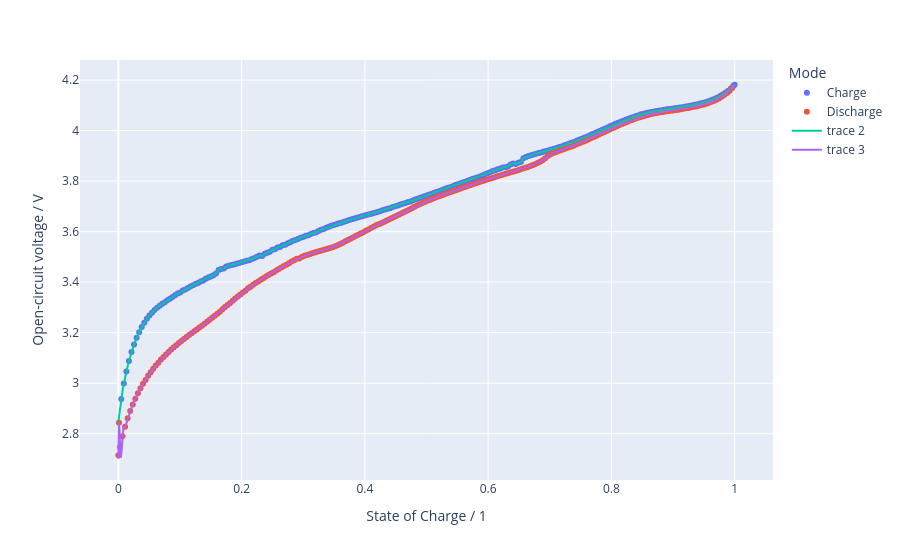
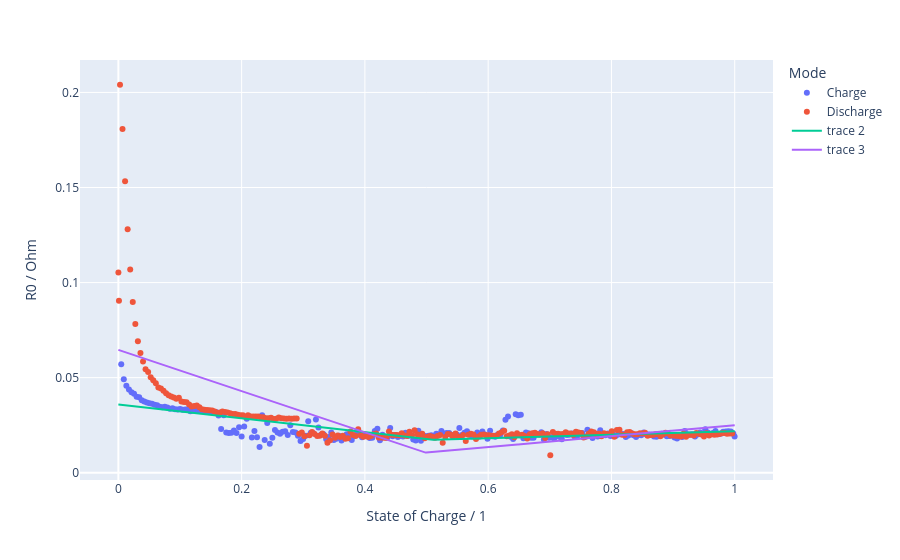
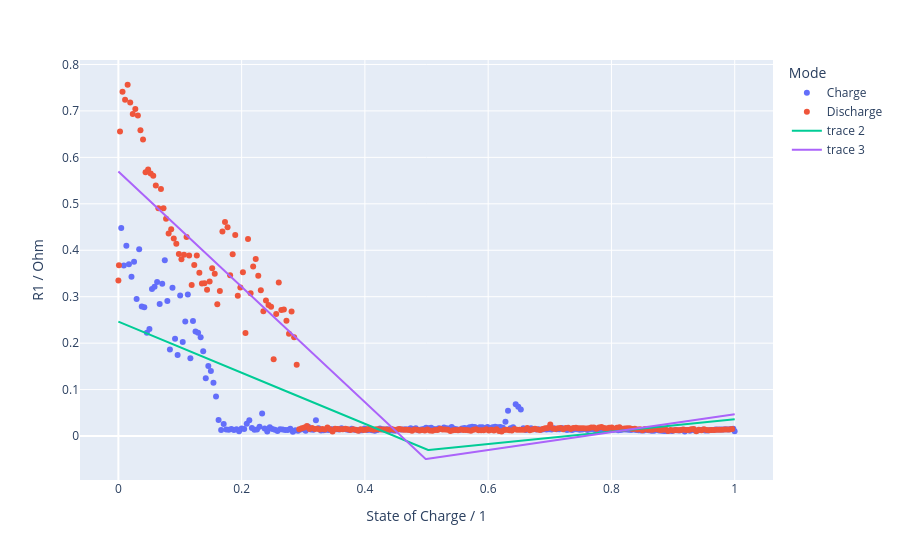
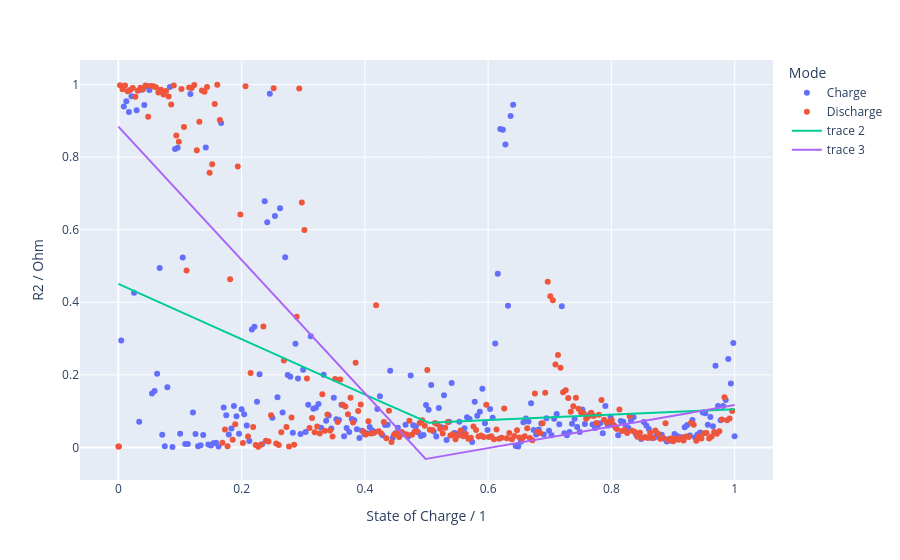

Here is the notebook cell these charts were saved with, in order:
### Code cell
kinds = {
    "Open-circuit voltage / V": "lut",
    "R0 / Ohm": "spline",
    "R1 / Ohm": "spline",
    "R2 / Ohm": "spline",
    "Tau1 / s": "spline",
    "Tau2 / s": "spline",
}
options = {
    "Open-circuit voltage / V": {"kind": "cubic"},
    "R0 / Ohm": {"k": 1, "n": 3},
    "R1 / Ohm": {"k": 1, "n": 3},
    "R2 / Ohm": {"k": 1, "n": 3},
    "Tau1 / s": {"k": 1, "n": 3},
    "Tau2 / s": {"k": 1, "n": 3},
}

for key in keys[2:]:
    fig = px.scatter(
        param,
        x="State of Charge / 1",
        y=key,
        color="Mode",
    )
    for mode in param["Mode"].unique():
        mask = param["Mode"] == mode
        x = param.loc[mask, "State of Charge / 1"].values
        y = param.loc[mask, key].values
        interpolant = Interpolant(x, y, kind=kinds[key], options=options[key])
        x_interp = np.linspace(0, 1, 1000)
        y_interp = interpolant(x_interp)
        fig.add_trace(
            go.Scatter(
                x=x_interp,
                y=y_interp,
                mode="lines",
            )
        )
    fig.show()

### Figure 1 — Plotly figure (JSON) as saved in the notebook; plotly's stock layout.template omitted (floating-point values rounded to 4 significant figures; data arrays with more than 128 entries replaced by an {"elided": "..."} marker saying what was removed)
{"data": [{"hovertemplate": "Mode=Charge<br>State of Charge / 1=%{x}<br>Open-circuit voltage / V=%{y}<extra></extra>", "legendgroup": "Charge", "marker": {"color": "#636efa", "symbol": "circle"}, "mode": "markers", "name": "Charge", "orientation": "v", "showlegend": true, "type": "scatter", "x": {"elided": "241 float values"}, "xaxis": "x", "y": {"elided": "241 float values"}, "yaxis": "y"}, {"hovertemplate": "Mode=Discharge<br>State of Charge / 1=%{x}<br>Open-circuit voltage / V=%{y}<extra></extra>", "legendgroup": "Discharge", "marker": {"color": "#EF553B", "symbol": "circle"}, "mode": "markers", "name": "Discharge", "orientation": "v", "showlegend": true, "type": "scatter", "x": {"elided": "242 float values"}, "xaxis": "x", "y": {"elided": "242 float values"}, "yaxis": "y"}, {"mode": "lines", "type": "scatter", "x": {"elided": "1000 float values"}, "y": {"elided": "1000 float values"}}, {"mode": "lines", "type": "scatter", "x": {"elided": "1000 float values"}, "y": {"elided": "1000 float values"}}], "layout": {"legend": {"title": {"text": "Mode"}, "tracegroupgap": 0}, "margin": {"t": 60}, "xaxis": {"anchor": "y", "domain": [0, 1], "title": {"text": "State of Charge / 1"}}, "yaxis": {"anchor": "x", "domain": [0, 1], "title": {"text": "Open-circuit voltage / V"}}}}

### Figure 2 — Plotly figure (JSON) as saved in the notebook; plotly's stock layout.template omitted (floating-point values rounded to 4 significant figures; data arrays with more than 128 entries replaced by an {"elided": "..."} marker saying what was removed)
{"data": [{"hovertemplate": "Mode=Charge<br>State of Charge / 1=%{x}<br>R0 / Ohm=%{y}<extra></extra>", "legendgroup": "Charge", "marker": {"color": "#636efa", "symbol": "circle"}, "mode": "markers", "name": "Charge", "orientation": "v", "showlegend": true, "type": "scatter", "x": {"elided": "241 float values"}, "xaxis": "x", "y": {"elided": "241 float values"}, "yaxis": "y"}, {"hovertemplate": "Mode=Discharge<br>State of Charge / 1=%{x}<br>R0 / Ohm=%{y}<extra></extra>", "legendgroup": "Discharge", "marker": {"color": "#EF553B", "symbol": "circle"}, "mode": "markers", "name": "Discharge", "orientation": "v", "showlegend": true, "type": "scatter", "x": {"elided": "242 float values"}, "xaxis": "x", "y": {"elided": "242 float values"}, "yaxis": "y"}, {"mode": "lines", "type": "scatter", "x": {"elided": "1000 float values"}, "y": {"elided": "1000 float values"}}, {"mode": "lines", "type": "scatter", "x": {"elided": "1000 float values"}, "y": {"elided": "1000 float values"}}], "layout": {"legend": {"title": {"text": "Mode"}, "tracegroupgap": 0}, "margin": {"t": 60}, "xaxis": {"anchor": "y", "domain": [0, 1], "title": {"text": "State of Charge / 1"}}, "yaxis": {"anchor": "x", "domain": [0, 1], "title": {"text": "R0 / Ohm"}}}}

### Figure 3 — Plotly figure (JSON) as saved in the notebook; plotly's stock layout.template omitted (floating-point values rounded to 4 significant figures; data arrays with more than 128 entries replaced by an {"elided": "..."} marker saying what was removed)
{"data": [{"hovertemplate": "Mode=Charge<br>State of Charge / 1=%{x}<br>R1 / Ohm=%{y}<extra></extra>", "legendgroup": "Charge", "marker": {"color": "#636efa", "symbol": "circle"}, "mode": "markers", "name": "Charge", "orientation": "v", "showlegend": true, "type": "scatter", "x": {"elided": "241 float values"}, "xaxis": "x", "y": {"elided": "241 float values"}, "yaxis": "y"}, {"hovertemplate": "Mode=Discharge<br>State of Charge / 1=%{x}<br>R1 / Ohm=%{y}<extra></extra>", "legendgroup": "Discharge", "marker": {"color": "#EF553B", "symbol": "circle"}, "mode": "markers", "name": "Discharge", "orientation": "v", "showlegend": true, "type": "scatter", "x": {"elided": "242 float values"}, "xaxis": "x", "y": {"elided": "242 float values"}, "yaxis": "y"}, {"mode": "lines", "type": "scatter", "x": {"elided": "1000 float values"}, "y": {"elided": "1000 float values"}}, {"mode": "lines", "type": "scatter", "x": {"elided": "1000 float values"}, "y": {"elided": "1000 float values"}}], "layout": {"legend": {"title": {"text": "Mode"}, "tracegroupgap": 0}, "margin": {"t": 60}, "xaxis": {"anchor": "y", "domain": [0, 1], "title": {"text": "State of Charge / 1"}}, "yaxis": {"anchor": "x", "domain": [0, 1], "title": {"text": "R1 / Ohm"}}}}

### Figure 4 — Plotly figure (JSON) as saved in the notebook; plotly's stock layout.template omitted (floating-point values rounded to 4 significant figures; data arrays with more than 128 entries replaced by an {"elided": "..."} marker saying what was removed)
{"data": [{"hovertemplate": "Mode=Charge<br>State of Charge / 1=%{x}<br>R2 / Ohm=%{y}<extra></extra>", "legendgroup": "Charge", "marker": {"color": "#636efa", "symbol": "circle"}, "mode": "markers", "name": "Charge", "orientation": "v", "showlegend": true, "type": "scatter", "x": {"elided": "241 float values"}, "xaxis": "x", "y": {"elided": "241 float values"}, "yaxis": "y"}, {"hovertemplate": "Mode=Discharge<br>State of Charge / 1=%{x}<br>R2 / Ohm=%{y}<extra></extra>", "legendgroup": "Discharge", "marker": {"color": "#EF553B", "symbol": "circle"}, "mode": "markers", "name": "Discharge", "orientation": "v", "showlegend": true, "type": "scatter", "x": {"elided": "242 float values"}, "xaxis": "x", "y": {"elided": "242 float values"}, "yaxis": "y"}, {"mode": "lines", "type": "scatter", "x": {"elided": "1000 float values"}, "y": {"elided": "1000 float values"}}, {"mode": "lines", "type": "scatter", "x": {"elided": "1000 float values"}, "y": {"elided": "1000 float values"}}], "layout": {"legend": {"title": {"text": "Mode"}, "tracegroupgap": 0}, "margin": {"t": 60}, "xaxis": {"anchor": "y", "domain": [0, 1], "title": {"text": "State of Charge / 1"}}, "yaxis": {"anchor": "x", "domain": [0, 1], "title": {"text": "R2 / Ohm"}}}}
